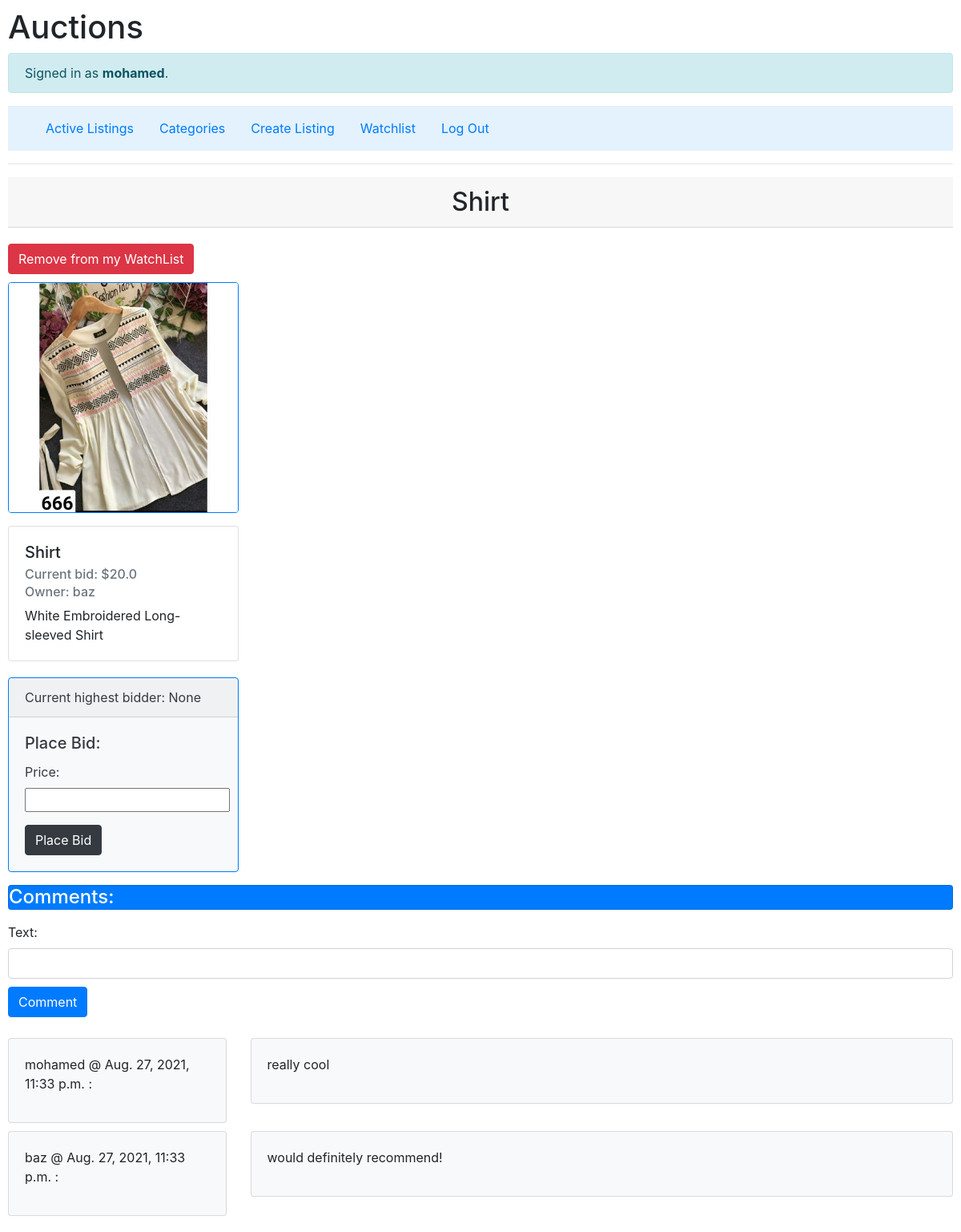
/listing/3 (signed in), run on the app's committed database.
### auctions/models.py (models this page shows)
class User(AbstractUser):
    pass

class auctionListing(models.Model):
    title = models.CharField(max_length=64)
    desc = models.CharField(max_length=400)
    startingBid = models.FloatField()
    active = models.BooleanField(default=True)
    image = models.ImageField(null=True, blank = True, default='image.png')
    categoryType = models.CharField(max_length=1, default=Categories[0][1] , choices=Categories)
    listingOwner = models.ForeignKey(User, on_delete=models.CASCADE , related_name="listingOwner")
    usersWatching = models.ManyToManyField(User, blank=True, related_name="listingsWatched")
    comments = models.ManyToManyField(Comments, blank=True, related_name="comments")
    bids = models.ManyToManyField(bids, blank=True, related_name="bids")
    closed = models.BooleanField(default=False)
    buyer = models.ForeignKey(User, null=True, blank=True, on_delete=models.CASCADE ,related_name="buyer")
    winner = models.ForeignKey(User, null=True, blank=True, on_delete=models.CASCADE , related_name="winner")

class Comments(models.Model):
    author = models.ForeignKey(User, on_delete=models.CASCADE , related_name="commentAuthor")
    text = models.CharField(max_length=200)
    timeAdded = models.DateTimeField(default=timezone.now)

### auctions/views.py (the view)
# urls.py: path("listing/<int:listing_id>", views.listing, name="listing"),
@login_required
def listing(req, listing_id):
    listingItem = auctionListing.objects.get(id = listing_id)
    if req.method == "POST":
        if not listingItem.closed:
            if req.POST.get('text') is not None:
                commentForm = newCommentForm(req.POST)
                if commentForm.is_valid():
                    newComment = commentForm.save(commit=False)
                    newComment.author = req.user
                    newComment.save()
                    listingItem.comments.add(newComment)
                    listingItem.save()
                else:
                    return render(req, "auctions/listing.html",{
                            "comment_form" : commentForm
                    })
            user = User.objects.get(username = req.user)
            if req.POST.get('price') is not None:
                newPrice = float(req.POST.get('price'))
                if user != listingItem.listingOwner.username:
                    if newPrice <= listingItem.startingBid:
                        return render(req, "auctions/listing.html",{
                            "message" : "Invalid bid amount",
                            "form" : newBidForm(),
                            "listing" : listingItem
                        })
                    form = newBidForm(req.POST)
                    if form.is_valid():
                        newBid = form.save(commit=False)
                        newBid.user = user
                        newBid.save()
                        listingItem.bids.add(newBid)
                        listingItem.buyer = user
                        listingItem.startingBid = newPrice
                        listingItem.save()
                    else:
                        return render(req, "auctions/listing.html",{
                            "form" : form
                        })
            return HttpResponseRedirect(reverse("listing" , args=(listing_id,)))
    else:
        c = dict(Categories)
        comments = listingItem.comments.all()
        if req.user in listingItem.usersWatching.all():
            listingItem.watch = True
        else:
            listingItem.watch = False
        return render(req, "auctions/listing.html", {
            "listing" : listingItem,
            "category" : c[listingItem.categoryType],
            "form" : newBidForm(),
            "message" : "",
            "comment_form" : newCommentForm(),
            "comments" : comments
        })

### auctions/views.py
class newBidForm(ModelForm):
    class Meta:
        model = bids
        fields = ['price']

class newCommentForm(ModelForm):
    class Meta:
        model = Comments
        fields = ['text']
        widgets = {
            'text': forms.TextInput(attrs={'class': 'form-control', 'id': 'comment' , 'rows': '5'}),
        }

### auctions/templates/auctions/listing.html (shortened to what this page needs)
{% extends "auctions/layout.html" %}
{% block body %}
    <h2 class="card-header" style="margin-bottom: 20px; text-align: center;">{{ listing.title }}</h2>
        {% if listing.listingOwner == user and listing.active  %}
            <div>
                <a href="{% url 'closeListing' listing.id  %}" class="btn btn-danger" >
                    Close Listing
                </a>
            </div>
        {%elif listing.winner == user and not listing.active%}
        <div class="alert alert-success" role="alert">
            <h4 class="alert-heading" >Congrats!</h4>
                <p>You won the bid on this item!</p>
          </div>
        {%elif listing.listingOwner != user and listing.active%}
            <div>
                <a href="{% url 'watchlistAdd' listing.id  %}" >
                    {% if listing.watch %}
                        <span class="btn btn-danger"> Remove from my WatchList </span>
                    {% else %}
                        <span class="btn btn-success"> Add to my WatchList </span>
                    {% endif %}
                </a>
            </div>
        {%endif%}
    <div style="padding-top: 10px;">
        {%if listing.image.url is not None %}
        <img src="{{ listing.image.url }} " class="img-responsive card border-primary mb-3" style="width: 18rem; height: auto" >
        {%else%}
        {% load static %}
        {%endif%}
    </div>
    <div style="margin-top: 15px;">
        <div class="card" style="width: 18rem;">
            <div class="card-body">
              <h5 class="card-title">{{ listing.title }}</h5>
              <h6 class="card-subtitle mb-2 text-muted">
                {%if listing.active%}
                Current bid: ${{ listing.startingBid }}
                {%else%}
                Sold for: ${{ listing.startingBid }}
                {%endif%}
            </h6>
            <h6 class="card-subtitle mb-2 text-muted">
                Owner: {{ listing.listingOwner }}
            </h6>
              <p class="card-text">{{ listing.desc }}</p>
            </div>
          </div>
    <div style="margin-top: 20px;">
        {%if listing.active%}
        <div class="card text-dark bg-light mb-3 card border-primary mb-3" style="max-width: 18rem;">
            <div class="card-header"> Current highest bidder: {{ listing.buyer }}</div>
            <div class="card-body">
              {% if listing.listingOwner != user %}
              <h5 class="card-title">Place Bid:</h5>
                <form action="{% url 'listing' listing.id  %}" method="POST">
                    <div class="form-group">
                        {{ form }}
                    </div>
                    <input type="submit" value="Place Bid" class="btn btn-dark">
                </form>
            {%endif%}
            </div>
        {%else%}
        <div class="alert alert-info">
            Bid winner: {{ listing.winner }}
        </div>
        {% endif %}
    </div>
    <div>
        <h4 class="card text-white bg-primary mb-3" style="margin-bottom: 10px;">Comments:</h4>
            {% if listing.active %}
                <div class="form-group">
                    <form action="{% url 'listing' listing.id %}" method="post" >
                        {{ comment_form }}
                        <input type = submit class="btn btn-primary" style="margin-top: 10px; margin-bottom: 10px;" value="Comment" type="submit">
                    </form>
                </div>
            {% endif %}
            {% for comment in comments %}
            <div class="row" style="margin-bottom: 10px;">
                <div class="col-sm-3">
                  <div class="card card-body bg-light">
                   <p>{{ comment.author }} @ {{ comment.timeAdded }} :</p>
                  </div>
                </div>
                <div class="col-sm-9">
                  <div class="card card-body bg-light">
                    <p style="text-align: left;">{{ comment.text }}</p>
                </div>
                </div>
              </div>
            {% endfor %}
    </div>
{% endblock %}

### auctions/templates/auctions/layout.html (shortened to what this page needs)
{% load static %}
<!DOCTYPE html>
<html lang="en">
    <head>
        <link rel="stylesheet" href="https://stackpath.bootstrapcdn.com/bootstrap/4.4.1/css/bootstrap.min.css">
        <link href="{% static 'auctions/styles.css' %}" rel="stylesheet">
    </head>
    <body>
        <h1>Auctions</h1>
        <div class="alert alert-info">
            {% if user.is_authenticated %}
                Signed in as <strong>{{ user.username }}</strong>.
            {% else %}
                Not signed in.
            {% endif %}
        </div>
        <nav class="navbar navbar-light" style="background-color: #e3f2fd;">
        <div class="container-fluid">
        <ul class="nav">
            <li class="nav-item">
                <a class="nav-link" href="{% url 'activeListings' %}">Active Listings</a>
            </li>
            {% if user.is_authenticated %}
                <li class="nav-item">
                    <a class="nav-link" href="{% url 'categories' %}">Categories</a>
                </li>
                <li class="nav-item">
                    <a class="nav-link" href="{% url 'createListing' %}">Create Listing</a>
                </li>
                <li class="nav-item">
                    <a class="nav-link" href="{% url 'watchlist' %}">Watchlist</a>
                </li>
                <li class="nav-item" >
                    <a class="nav-link" href="{% url 'logout' %}" >Log Out</a>
                </li>
            {% endif %}
        </ul>
        </div>
    </nav>
        <hr>
        {% block body %}
        {% endblock %}
    </body>
</html>

### auctions/static/auctions/styles.css (style rules this page uses)
body { padding: 10px; }

### data on the page
User: username "mohamed"
auctionListing: title "Shirt", image (picture), startingBid "20.0", listingOwner "baz", desc "White Embroidered Long-sleeved Shirt", buyer "None"
Comments: author "mohamed", timeAdded "Aug. 27, 2021, 11:33 p.m.", text "really cool"
Comments: author "baz", timeAdded "Aug. 27, 2021, 11:33 p.m.", text "would definitely recommend!"
